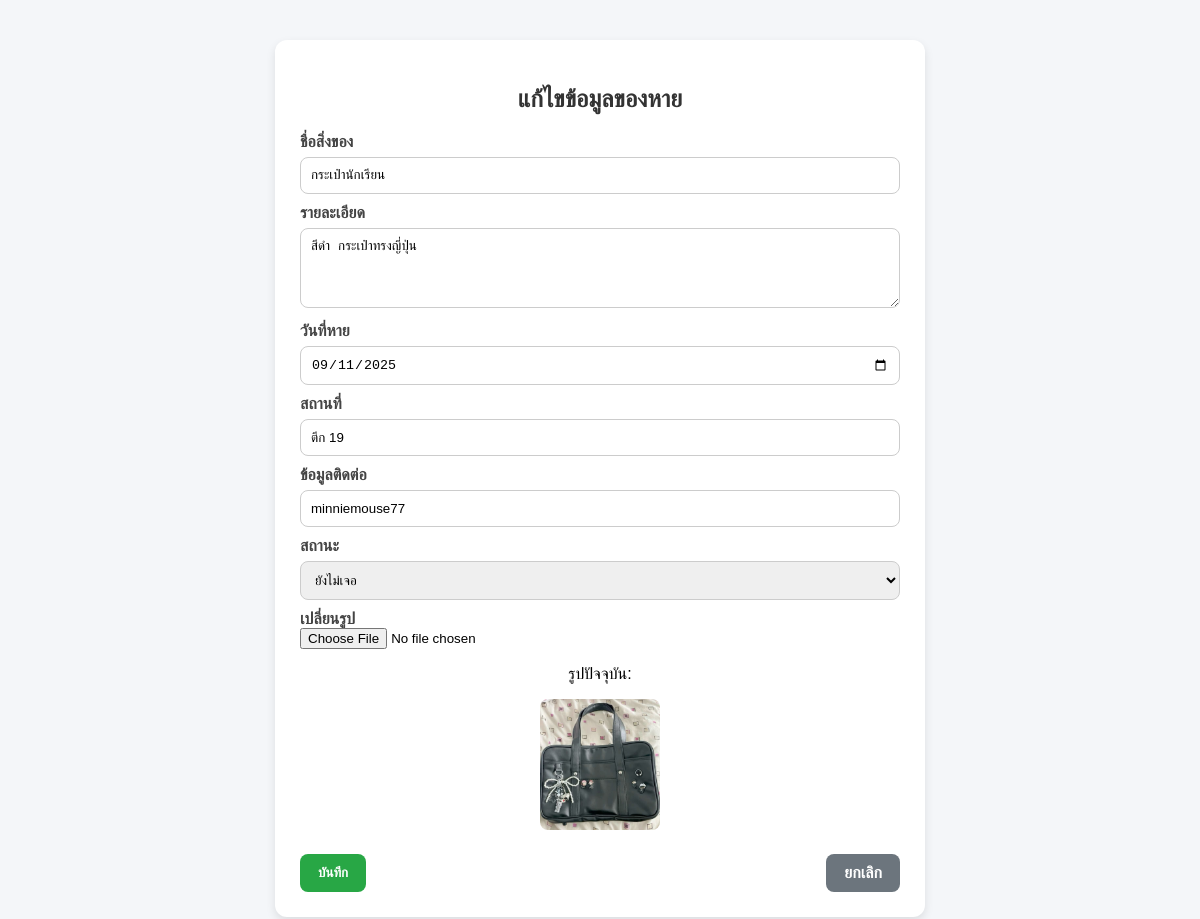
Page /lost_edit.php?id=10 on the committed database.
### tables this page shows
CREATE TABLE `lost_items` (
  `id` int(11) NOT NULL,
  `user_id` int(11) DEFAULT NULL,
  `item_name` varchar(255) NOT NULL,
  `description` text NOT NULL,
  `lost_date` date NOT NULL,
  `lost_place` varchar(255) DEFAULT NULL,
  `contact_info` varchar(255) NOT NULL,
  `status` varchar(50) DEFAULT NULL,
  `image` varchar(255) DEFAULT NULL,
  `created_at` timestamp NOT NULL DEFAULT current_timestamp()
);

### lost_edit.php (the view, shortened to what this page needs)
<?php
include 'db.php';
$id = $_GET['id'];
$stmt = $pdo->prepare("SELECT * FROM lost_items WHERE id = ?");
$stmt->execute([$id]);
$item = $stmt->fetch(PDO::FETCH_ASSOC);
?>
<!DOCTYPE html>
<html lang="th">
<head>
</head>
<body>
  <div class="container">
    <h2>แก้ไขข้อมูลของหาย</h2>
    <form method="post" enctype="multipart/form-data">
      <label>ชื่อสิ่งของ</label>
      <input type="text" name="item_name" value="<?= htmlspecialchars($item['item_name']) ?>" required>
      <label>รายละเอียด</label>
      <textarea name="description"><?= htmlspecialchars($item['description']) ?></textarea>
      <label>วันที่หาย</label>
      <input type="date" name="lost_date" value="<?= $item['lost_date'] ?>" required>
      <label>สถานที่</label>
      <input type="text" name="lost_place" value="<?= htmlspecialchars($item['lost_place']) ?>" required>
      <label>ข้อมูลติดต่อ</label>
      <input type="text" name="contact_info" value="<?= htmlspecialchars($item['contact_info']) ?>" required>
      <label>สถานะ</label>
      <select name="status" required>
        <option value="ยังไม่เจอ" <?= $item['status']=="ยังไม่เจอ" ? "selected" : "" ?>>ยังไม่เจอ</option>
      </select>
      <label>เปลี่ยนรูป</label>
      <input type="file" name="image" accept="image/*">
      <div class="current-img">
        <?php if($item['image']): ?>
          <p>รูปปัจจุบัน:</p>
          <img src="uploads/<?= $item['image'] ?>" alt="">
        <?php endif; ?>
      </div>
      <div class="btn">
        <button type="submit" class="btn-save">บันทึก</button>
        <a href="index.php" class="btn-cancel">ยกเลิก</a>
      </div>
    </form>
  </div>
</body>
</html>

### lost_edit.php (style rules this page uses)
body { font-family: Arial, sans-serif; background: #f4f6f9; margin: 0; padding: 0; }
.container { max-width: 600px; margin: 40px auto; background: #fff; padding: 25px; border-radius: 12px; box-shadow: 0 4px 10px rgba(0,0,0,0.1); }
h2 { text-align: center; margin-bottom: 20px; color: #333; }
label { font-weight: bold; margin-top: 10px; display: block; color: #444; }
input[type="text"], input[type="date"], textarea, select { width: 100%; padding: 10px; margin-top: 6px; border: 1px solid #ccc; border-radius: 8px; box-sizing: border-box; }
textarea { resize: vertical; min-height: 80px; }
.btn { margin-top: 20px; display: flex; justify-content: space-between; }
.btn button, .btn a { padding: 10px 18px; border: none; border-radius: 8px; text-decoration: none; font-weight: bold; cursor: pointer; transition: 0.2s; }
.btn-save { background: #28a745; color: white; }
.btn-cancel { background: #6c757d; color: white; }
.current-img { margin-top: 10px; text-align: center; }
.current-img img { max-width: 120px; border-radius: 8px; }

### rows in the picture
lost_items: item_name "กระเป๋านักเรียน", description "สีดำ กระเป๋าทรงญี่ปุ่น", lost_date "09/11/2025", lost_place "ตึก 19", contact_info "minniemouse77", status "ยังไม่เจอ", image (picture)
